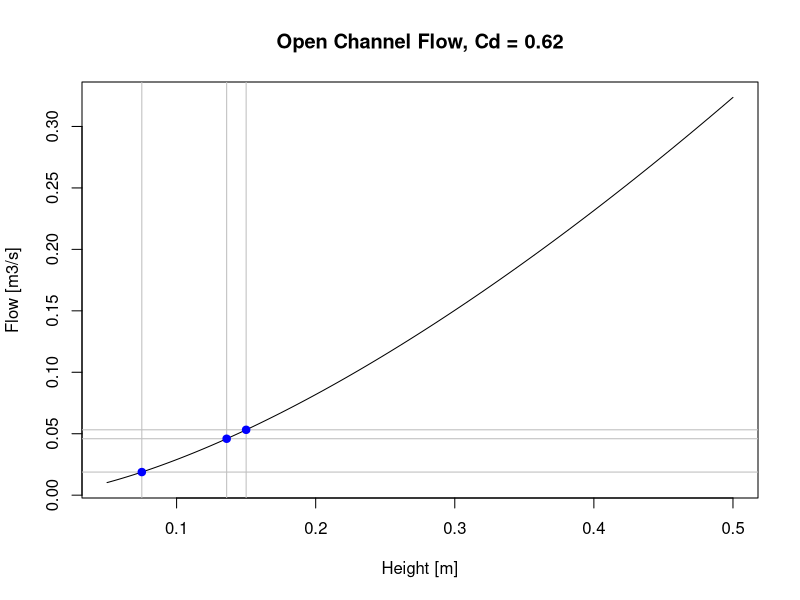

This chart was generated by the following R code:
########################################
#
# R4H2O 2: IRRIGATION CHANNEL CASE STUDY
#
########################################

# Define constants

cd <- 0.62
g <- 9.81
b <- 0.5

# Question 1
# Flow in m3/s when h = 100 mm

h1 <- 100 / 1000
q1 <- (2 / 3) * cd * sqrt(2 * g) * b * h1^(3 / 2)
q1

# Question 2
# h=150mm, h = 136mm, h = 75mm

h2 <- c(150, 136, 75) / 1000
q2 <- (2 / 3) * cd * sqrt(2 * g) * b * h2^(3 / 2)
mean(q2)

# Question 3
# Plot the flow in m3/s for all heights between 50mm and 500mm

h3 <- (50:500) / 1000
q3 <- (2 / 3) * cd * sqrt(2 * g) * b * h3^(3 / 2)

plot(h3, q3, type = "l",
     xlab = "Height [m]", ylab = "Flow [m3/s]",
     main = paste("Open Channel Flow, Cd =", cd))
abline(v = h2, col = "grey")
abline(h = q2, col = "grey")
points(h2, q2, pch = 19, col = "blue")

# Generate sequences

h3 <- seq(from = .05, to = .3, by = .001)

h3 <- seq(from = 0.05, to = 0.3, length.out = 100)

# For-loop (not recommended)

q3 <- vector()
i <- 1

for (h3 in 50:500) {
  q3[i] <- (2 / 3) * cd * sqrt(2 * g) * b * (h3 / 1000)^(3 / 2)
  i <- i + 1
}

